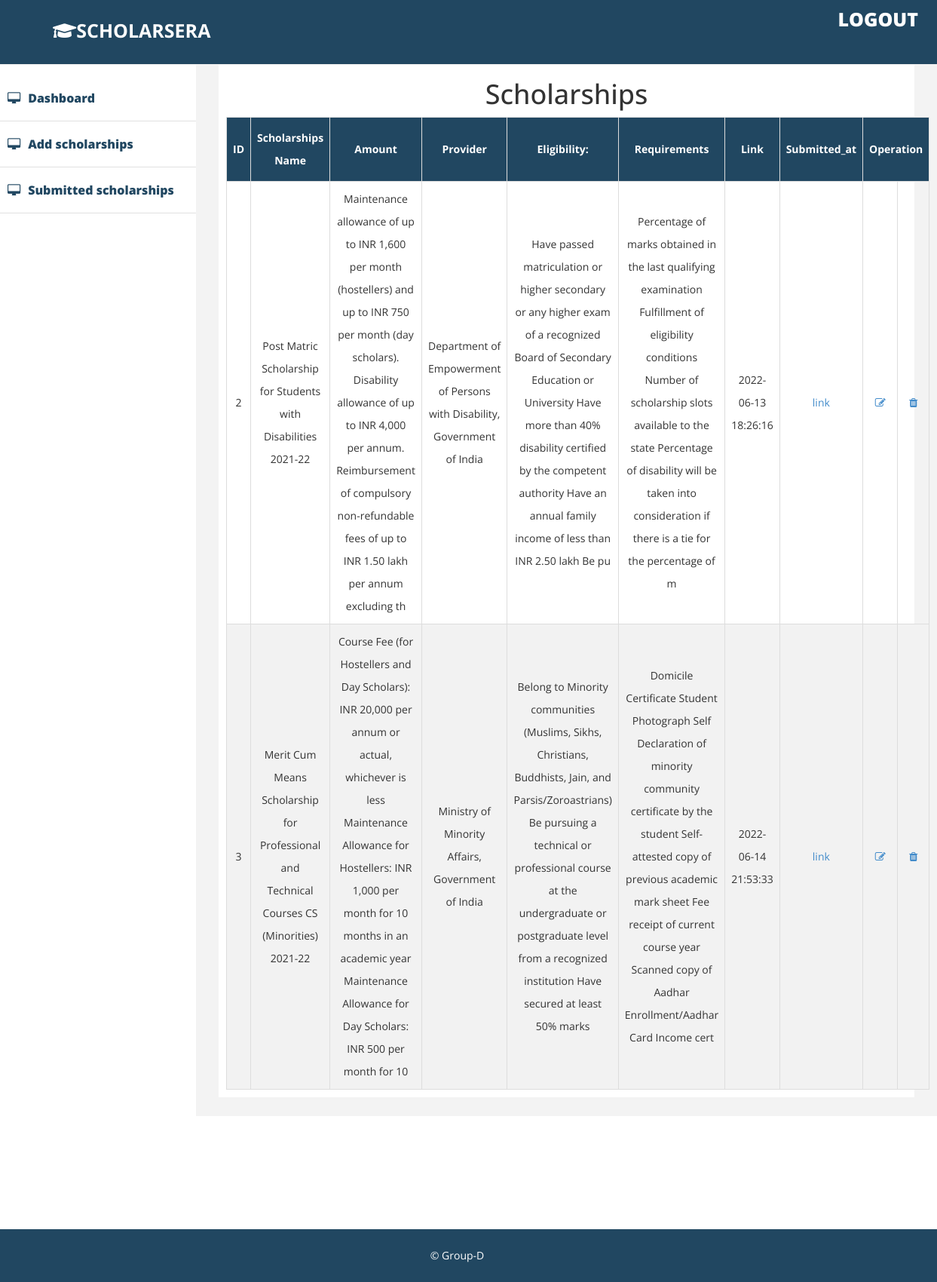
The page /admin/submit_ss.php on the database its author committed.
### tables this page shows
CREATE TABLE `org_ss_submit` (
  `id` int(255) NOT NULL,
  `scholar_name` varchar(255) NOT NULL,
  `scholar_amount` varchar(255) NOT NULL,
  `scholar_provider` varchar(255) NOT NULL,
  `scholar_link` varchar(255) NOT NULL,
  `scholar_eligibility` varchar(255) NOT NULL,
  `scholar_requirment` varchar(255) NOT NULL,
  `submited_at` datetime NOT NULL DEFAULT current_timestamp()
);

### admin/submit_ss.php (the view, shortened to what this page needs)
<!DOCTYPE html>
<html xmlns="http://www.w3.org/1999/xhtml">
<head>
    <link href="assets/css/bootstrap.css" rel="stylesheet" />
     <link rel="stylesheet" href="https://cdnjs.cloudflare.com/ajax/libs/font-awesome/5.15.4/css/all.min.css">
    <link rel="stylesheet" href="https://maxcdn.bootstrapcdn.com/font-awesome/4.4.0/css/font-awesome.min.css">
    <link href="assets/css/custom.css" rel="stylesheet" />
</head>
<body>
    <div id="wrapper">
         <div class="navbar navbar-inverse navbar-fixed-top">
            <div class="adjust-nav">
                <div class="navbar-header">
                    <label class="logo"> <i class="fas fa-graduation-cap"></i>SCHOLARSERA</label>
                </div>
                 <span class="logout-spn" >
                  <a href="logout.php" style="color:#fff;">LOGOUT</a>
                </span>
            </div>
        </div>
        <nav class="navbar-default navbar-side" role="navigation">
            <div class="sidebar-collapse">
                <ul class="nav" id="main-menu">
                    <li >
                        <a href="index.php" ><i class="fa fa-desktop "></i>Dashboard</a>
                    </li>
                    <li >
                        <a href="add_ss.php" ><i class="fa fa-desktop "></i>Add scholarships</a>
                    </li>
                    <li >
                        <a href="" ><i class="fa fa-desktop "></i>Submitted scholarships</a>
                    </li>
                   </ul>
            </div>
        </nav>
        <div id="page-wrapper" >
            <div id="page-inner">
                <div class="row">
                    <div class="col-md-12">
<h1 style="text-align: center;">Scholarships</h1>
<table id="table">
  <tr>
    <th>ID</th>
    <th>Scholarships Name</th>
    <th>Amount</th>
    <th>Provider</th>
    <th>Eligibility:</th>
    <th>Requirements</th>
    <th>Link</th>
    <th>Submitted_at</th>
    <th colspan="2">Operation</th>
  </tr>
  <tbody>
    <?php
  $conn=mysqli_connect("localhost","root","","project");
$selecrquery = "select * from org_ss_submit ";
$query = mysqli_query($conn,$selecrquery);
while ($res = mysqli_fetch_array($query)) {
?>
    <tr>                <td><?php echo $res['id']; ?></td>
                        <td><?php echo $res['scholar_name']; ?></td>
                        <td><?php echo $res['scholar_amount']; ?></td>
                        <td><?php echo $res['scholar_provider']; ?></td>
                        <td><?php echo $res['scholar_eligibility']; ?></td>
                        <td><?php echo $res['scholar_requirment']; ?></td>
                        <td><?php echo $res['submited_at']; ?></td>
                        <td><?php echo '<a href="' . $res['scholar_link'] . '">link'; ?></td>
                        <td><a href="scholarships_approved.php?id=<?php echo $res['id']; ?>" data-toggle="tooltip" data-placement="right" title="Edit"><i class="fa fa-edit" aria-hidden="true"></i></a></td>
                        <td><a href="scholarships_delete.php?id=<?php echo $res['id']; ?>" data-toggle="tooltip" data-placement="right" title="Delete"><i class="fa fa-trash" aria-hidden="true"></i></a></td>
                    </tr>
<?php
}
 ?>
    </tbody>
</table>
                    </div>
                </div>
            </div>
        </div>
    </div><br><br><br><br><br>
    <div class="footer">
             <div class="row">
                <div class="col-lg-12 text-center" >
                    &copy;  Group-D
                </div>
        </div>
        </div>
</body>
</html>

### admin/assets/css/custom.css (style rules this page uses)
body { font-family: 'Open Sans', sans-serif; line-height:30px; }
#wrapper { width: 100%; margin-top:50px; }
#page-wrapper { padding: 15px 15px; min-height: 600px; background:#F3F3F3; }
#page-inner { width:100%; margin:10px 20px 10px 0px; background-color:#fff!important; padding:10px; min-height:100px; }
.sidebar-collapse .nav { padding:0; padding-top:50px; }
.sidebar-collapse > .nav > li > a { padding:15px 10px; color: #214761; font-weight: 900; font-size: 16px; }
.sidebar-collapse > .nav > li { border-bottom:1px solid #e1e1e1; }
.navbar-side { border:none; background-color: #fff; }
.navbar-inverse { background-color: #214761; border-color: #F0F0F0; min-height: 80px; }
.nav > li > a > i { margin-right:10px; }
.logout-spn { float:right; color:#fff; font-size:25px; font-weight:800; margin:20px; margin: 10px 25px 10px 50px; }
.logout-spn a { text-decoration:none; }
.footer { background-color:#214761; width:100%; color:#fff; padding:20px 50px 20px 50px; padding-left:20px; }
@media (min-width:768px) { #page-wrapper { margin: 0 0 0 260px; padding: 15px 30px; min-height: 100px; } }
@media (min-width:768px) { .navbar-side { z-index: 1; position: absolute; width: 260px; } }

### admin/submit_ss.php (style rules this page uses)
#table { text-align: center; border-collapse: collapse; width: 100%; }
#table td, #table th { border: 1px solid #ddd; padding: 8px; }
#table tr:nth-child(even) { background-color: #f2f2f2; }
#table th { padding-top: 12px; padding-bottom: 12px; text-align: center; background-color: #214761; color: white; }
label.logo { color: white; font-size: 25px; line-height: 80px; padding: 0 70px; font-weight: bold; }

### rows shown on the page
org_ss_submit: id "2", scholar_name "Post Matric Scholarship for Students with Disabilities 2021-22", scholar_amount "Maintenance allowance of up to INR 1,600 per month (hostellers) and up to INR 750 per month (day scholars). Disability allowance of up to INR 4,000 per annum. Reimbursement of compulsory non-refundable fees of up to INR 1.50 lakh per annum excluding th", scholar_provider "Department of Empowerment of Persons with Disability, Government of India", scholar_eligibility "Have passed matriculation or higher secondary or any higher exam of a recognized Board of Secondary Education or University Have more than 40% disability certified by the competent authority Have an annual family income of less than INR 2.50 lakh Be pu", scholar_requirment "Percentage of marks obtained in the last qualifying examination Fulfillment of eligibility conditions Number of scholarship slots available to the state Percentage of disability will be taken into consideration if there is a tie for the percentage of m", submited_at "2022-06-13 18:26:16"
org_ss_submit: id "3", scholar_name "Merit Cum Means Scholarship for Professional and Technical Courses CS (Minorities) 2021-22", scholar_amount "Course Fee (for Hostellers and Day Scholars): INR 20,000 per annum or actual, whichever is less Maintenance Allowance for Hostellers: INR 1,000 per month for 10 months in an academic year Maintenance Allowance for Day Scholars: INR 500 per month for 10", scholar_provider "Ministry of Minority Affairs, Government of India", scholar_eligibility "Belong to Minority communities (Muslims, Sikhs, Christians, Buddhists, Jain, and Parsis/Zoroastrians) Be pursuing a technical or professional course at the undergraduate or postgraduate level from a recognized institution Have secured at least 50% marks", scholar_requirment "Domicile Certificate Student Photograph Self Declaration of minority community certificate by the student Self-attested copy of previous academic mark sheet Fee receipt of current course year Scanned copy of Aadhar Enrollment/Aadhar Card Income cert", submited_at "2022-06-14 21:53:33"
